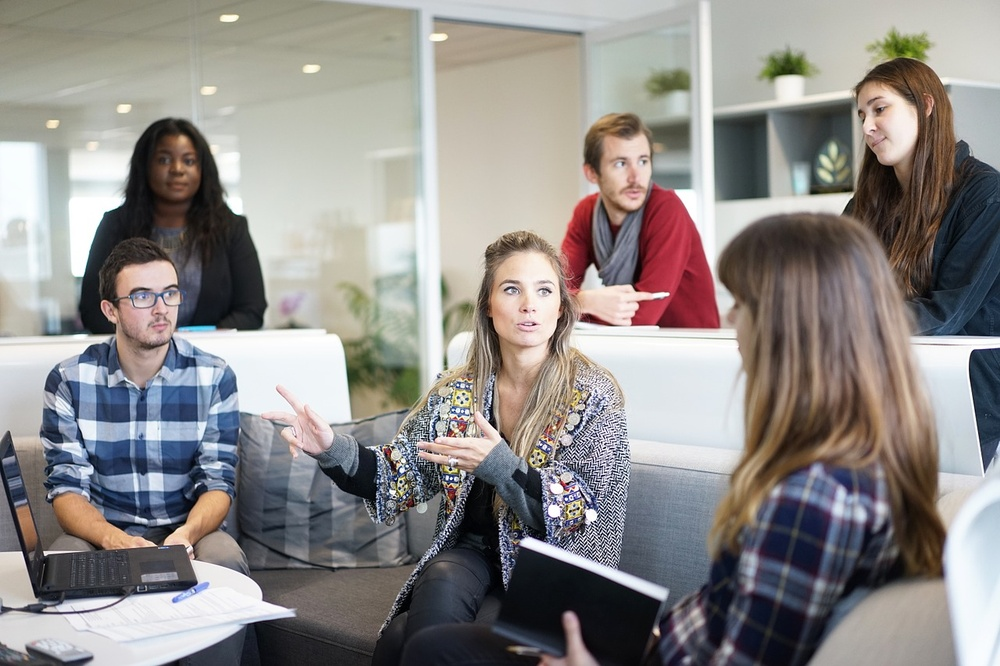
#> input picture class_two/px-people.jpg, 1000 x 666 px, shrunk from 1280 x 853 before the run
$ jupyter execute --allow-errors class_two.ipynb
#> lines starting #> are read from the running program, lines starting #| are printed output that depends on the picture; after the words box and inside, x2 and y2 are one past the last pixel; in counts of white or black regions, pixels touching at a corner belong together
[cell 1]
import cv2
import matplotlib.pyplot as plt

[cell 2]
img = cv2.imread('px-people.jpg')
#> img is the input picture: shape (666, 1000, 3); mean B, G, R 136.9, 139, 142.8
plt.imshow(img)

[cell 3]
img_gray = cv2.cvtColor(img, cv2.COLOR_BGR2GRAY)
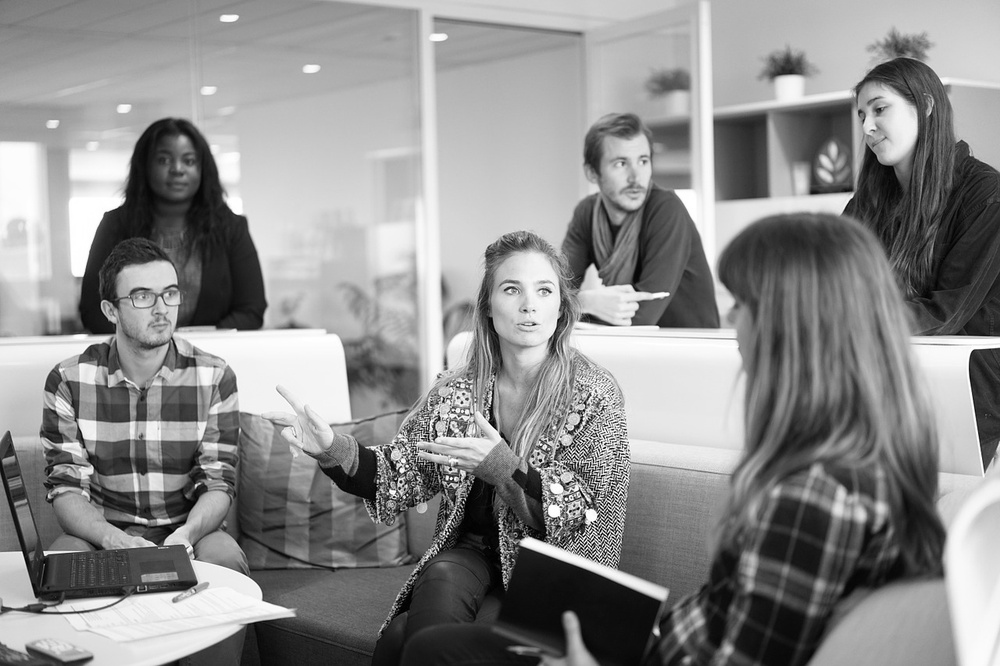
#> img_gray: shape (666, 1000); min 0, max 255, mean 139.9

plt.imshow(img_gray, cmap='gray')

[cell 4]
classfication = cv2.CascadeClassifier("haarcascade_frontalface_default.xml")
faces = classfication.detectMultiScale (img_gray, 1.3, 5)
#> faces = [[146, 135, 62, 62], [599, 137, 65, 65], [483, 253, 92, 92], [119, 263, 76, 76]]
len(faces)
#> Out = 4

[cell 5]
plt.figure(figsize=(20, 10)) # configure size of the plot
for x, y, w, h in faces:
    cv2.rectangle(img, (x, y), (x+w, y+h), (255, 255, 0), 3)
#> this loop made 4 passes
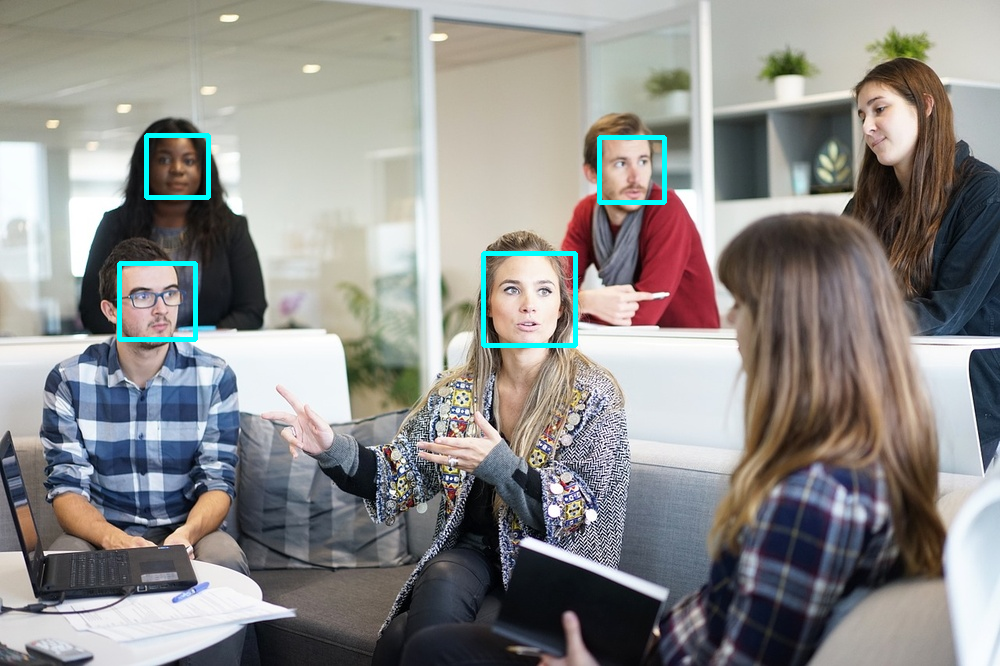
#> img: shape (666, 1000, 3); 0.88% of pixels changed, all inside (x1, y1, x2, y2) = (117, 133, 667, 348)

plt.imshow(cv2.cvtColor(img, cv2.COLOR_BGR2RGB))
